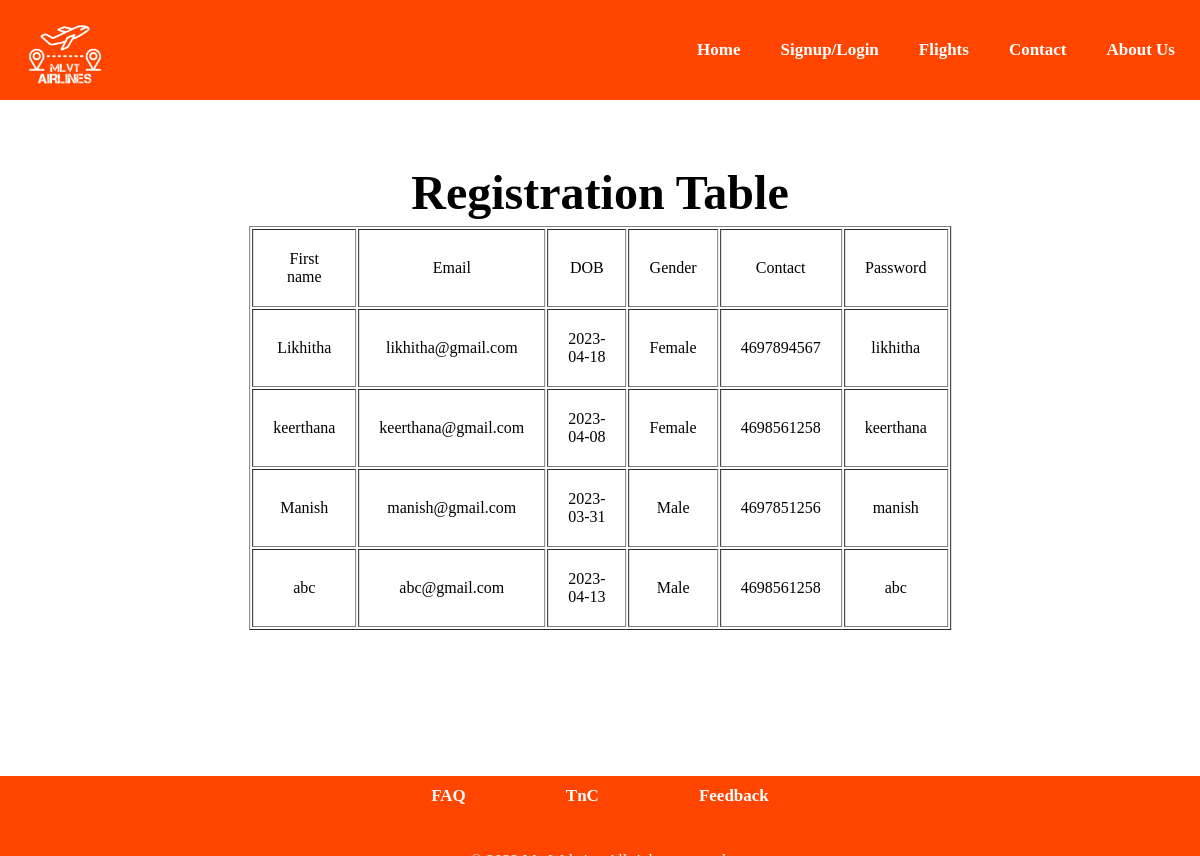
Page /list on the committed database.
### tables this page shows
CREATE TABLE signup (firstname TEXT,email TEXT,dob DATE,gender TEXT,contactNumber Number,password PASSWORD);

### app.py (the view)
@app.route('/list')
def list():
    con=sqlite3.connect("database.db")
    con.row_factory = sqlite3.Row
    cur = con.cursor()
    cur.execute("select * from signup")
    rows = cur.fetchall();
    return render_template("list.html",rows=rows)

### templates/list.html (shortened to what this page needs)
<!DOCTYPE html>
<html lang="en" xmlns="http://www.w3.org/1999/xhtml">
<head>
    <link rel="stylesheet" href="{{ url_for('static', filename='css/styles.css')}}">
</head>
<body>
    <header>
      <nav class="navbar">
          <div class="logo">
              <a href="{{ url_for('index')}}"><img src="{{ url_for('static', filename='img/direct-flight.png')}}"></a>
          </div>
          <ul>
              <li> <a href="{{ url_for('index')}}">Home</a></li>
              <li> <a href="{{ url_for('signup')}}">Signup/Login</a></li>
              <li> <a href="{{ url_for('search')}}">Flights</a></li>
              <li> <a href="{{ url_for('contact')}}">Contact</a></li>
              <li> <a href="{{ url_for('aboutus')}}">About Us</a></li>
          </ul>
      </nav>
  </header>
  <section id ="about">
    <h1 class="heading">Registration Table</h1>
<table border = 1>
<thead>
<td>First name</td>
<td>Email</td>
<td>DOB</td>
<td>Gender</td>
<td>Contact</td>
<td>Password</td>
</thead>
{% for row in rows %}
<tr>
<td>{{row["firstname"]}}</td>
<td>{{row["email"]}}</td>
<td> {{ row["dob"]}}</td>
<td> {{ row["gender"]}}</td>
<td>{{row['contactNumber']}}</td>
<td>{{row['password']}}</td>
</tr>
{% endfor %}
</table>
</section>
<footer>
    <nav class="footbar">
        <ul>
            <li> <a href="{{ url_for('faq')}}">FAQ</a></li>
            <li> <a href="{{ url_for('tnc')}}">TnC</a></li>
            <li> <a href="{{ url_for('contact')}}">Feedback</a></li>
        </ul>
        <br><br>
    </nav>
  </footer>
</body>
</html>

### static/CSS/styles.css (style rules this page uses)
html { scroll-behavior: smooth; }
.logo img { height: 80px; width: 80px; margin-left: 20px; }
body { display: flex; flex-direction: column; min-height: 100vh; }
* { margin :0; padding: 0; box-sizing: border-box; }
.navbar { width:100%; background-color: orangered; position: relative; top: 0px; display: flex; justify-content: space-between; align-items: center; padding: 5px; height: 100px; }
.navbar ul { display: flex; list-style: none; margin: 20px 0px; }
.navbar ul li { font-family:century; font-size: 17px; font-weight: bold; }
.navbar ul li a { transition: all .5s ease; text-decoration: none; color: white; padding: 8px 20px; }
.footbar { background-color: orangered; position: relative; bottom: 0; display: flex; flex-direction:column; justify-content: center; align-items: center; margin-top: auto; }
.footbar ul { display: flex; list-style: none; margin: 10px 10px; }
.footbar ul li { font-family:century; font-size: 17px; font-weight: bold; }
.footbar ul li a { transition: all .5s ease; text-decoration: none; color: white; padding: 10px 50px; }
.heading { font-family: century; text-align: center; font-size: 3rem; margin: 45px 0px; }
#about { display: flex; flex-direction: column; box-sizing: border-box; padding: 10px; margin-bottom: 50px; margin-top:10px; }

### templates/list.html (style rules this page uses)
table { position: absolute; top: 50%; left: 50%; transform: translate(-50%, -50%); }
td { padding: 20px; text-align: center; }
footer { position: absolute; bottom: 0; width: 100%; height: 80px; background-color: #333; color: #fff; text-align: center; }

### rows in the picture
signup: firstname "Likhitha", email "likhitha@gmail.com", dob "2023-04-18", gender "Female", contactNumber "4697894567", password "likhitha"
signup: firstname "keerthana", email "keerthana@gmail.com", dob "2023-04-08", gender "Female", contactNumber "4698561258", password "keerthana"
signup: firstname "Manish", email "manish@gmail.com", dob "2023-03-31", gender "Male", contactNumber "4697851256", password "manish"
signup: firstname "abc", email "abc@gmail.com", dob "2023-04-13", gender "Male", contactNumber "4698561258", password "abc"
